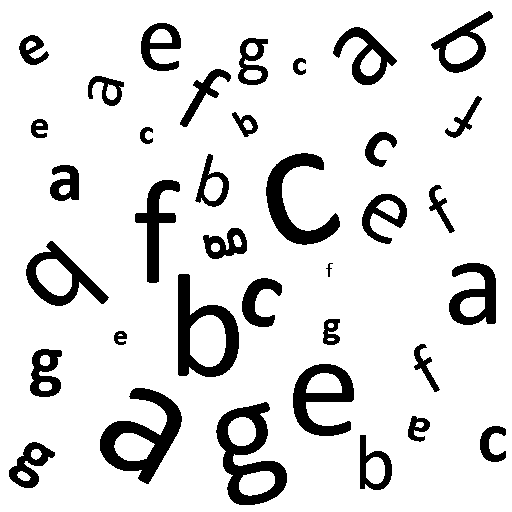
#> input picture data/imagenes/sopa_letras.png, 512 x 512 px, found by its file name
$ python clase_06_02_KNN_letras.py
#> lines starting #> are read from the running program, lines starting #| are printed output that depends on the picture; after the words box and inside, x2 and y2 are one past the last pixel; in counts of white or black regions, pixels touching at a corner belong together
"""
 Universidad Adolfo Ibañez
 Facultad de Ingeniería y Ciencias
 TICS 585 - Reconocimiento de Patrones en imágenes

 Ejemplo completo de extracción y clasificacion con K Vecinos Cercanos

 Características:
    + Dataset: Imagen con Letras
    + Features: Momentos invariantes de Hu + Excentricidad
    +

 Autor:. Miguel Carrasco (17-08-2023)
 rev.1.1
"""

import cv2
import numpy as  np
import pandas as pd
import matplotlib.pyplot as plt
from skimage.measure import label, regionprops
from sklearn import neighbors
from sklearn.metrics import confusion_matrix
from sklearn.metrics import ConfusionMatrixDisplay
from sklearn.model_selection import train_test_split

# Leemos la imagen y la clase
img = cv2.imread('data/imagenes/sopa_letras.png')
#> img is the input picture: shape (512, 512, 3); 86.8% white; 36 black regions, largest, box (x1, y1, x2, y2) and area: (216, 402, 287, 505) 3031, (100, 388, 182, 484) 3013, (178, 274, 239, 377) 2693
clase = pd.read_csv('data/clase_letras.csv')
#> (reads data/clase_letras.csv from the repository)
gray = cv2.cvtColor(img, cv2.COLOR_BGR2GRAY)
bw = (gray< 1)*1
#> bw: shape (512, 512) int64; values 0 (black) and 1 (white), 13.2% white; 36 white regions

# transformamos la imagen en objetos y extraemos las estadísticas por region
regiones = label(bw)
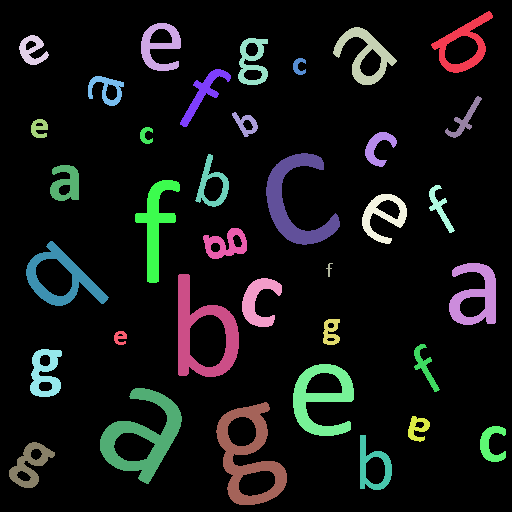
#> regiones: shape (512, 512) int64; 37 distinct labels, from 0 to 36; one colour per label, 0 black
sts = regionprops(label_image=regiones)
#> sts = 36 regions; largest, box (x1, y1, x2, y2) and area: (216, 402, 287, 505) 3031, (100, 388, 182, 484) 3013, (178, 274, 239, 377) 2693, (266, 153, 340, 245) 2397, (293, 364, 354, 436) 2129

plt.figure()
plt.imshow(regiones, cmap='jet')

# extraemos los descriptores
data = []
cont = 1
for region in sts:
    xy= region.centroid
    hu = region.moments_hu
    so = [ region.eccentricity]
    data.append(np.append(hu, so))
    #plt.text(xy[1], xy[0], f'{cont}', bbox=dict(facecolor='white', alpha=0.2))
    cont +=1
#> this loop made 36 passes
#> (xy, so) on passes 1, 2, 3, 4, 5, 8, 9, 10, 11, 13, 14, 15: ((44.28, 463.1), [0.741]), ((46.24, 159.4), [0.56]), ((54.78, 364.9), [0.679]), ((49.94, 31.91), [0.522]), ((61.23, 252), [0.812]), ((88.97, 106.1), [0.672]), ((119.6, 464.2), [0.963]), ((123.6, 245.3), [0.741]), ((128, 38.77), [0.48]), ((147.1, 377.9), [0.772]), ((201.7, 294.8), [0.781]), ((184.4, 211.7), [0.748])
#> (xy, hu, so) on passes 6, 7, 12: ((66, 298.5), [0.292, 0.0103, 0.00252, 0.000852, -1.25e-06, -8.66e-05, 0], [0.718]), ((93.06, 203.2), [0.534, 0.213, 0.0252, 0.00809, 0.000104, 0.0028, -5.12e-05], [0.963]), ((135, 145.5), [0.292, 0.0103, 0.00252, 0.000852, -1.25e-06, -8.66e-05, 0], [0.718])
#> after the loop, cont = 37; data = 36 items


# construimos el dataset
X = np.vstack(data)
y = clase.to_numpy().ravel()
X_train, X_test, y_train, y_test = train_test_split(X,y,test_size=0.50, random_state=42)
#> y_train = 18 values, max 5 at index 12, min 0 at index 3, mean 2.17; y_test = 18 values, max 5 at index 0, min 0 at index 3, mean 2.83

#aplicamos el algoritmo KNN
n_neighbors = 3 #número de vecinos
model = neighbors.KNeighborsClassifier(n_neighbors, weights='distance', algorithm='ball_tree')

# evaluación del modelo
model.fit(X_train, y_train)

# predicción del modelo
y_test_knn = model.predict(X_test)
#> y_test_knn = 18 values, max 5 at index 0, min 0 at index 3, mean 2.5

# matriz de confusión
conf_mat = confusion_matrix(y_test_knn, y_test)
#> conf_mat = [[2, 0, 0, 0, 0, 0], [0, 2, 1, 0, 0, 0], [0, 1, 2, 0, 0, 2], [0, 0, 0, 2, 0, 0], [0, 0, 0, 0, 4, 0], [0, 0, 0, 0, 0, 2]]
print(conf_mat)
#| [[2 0 0 0 0 0]
#|  [0 2 1 0 0 0]
#|  [0 1 2 0 0 2]
#|  [0 0 0 2 0 0]
#|  [0 0 0 0 4 0]
#|  [0 0 0 0 0 2]]
disp = ConfusionMatrixDisplay(confusion_matrix=conf_mat, display_labels=['a', 'b', 'c', 'e', 'f', 'g'])
disp.plot()
plt.show()
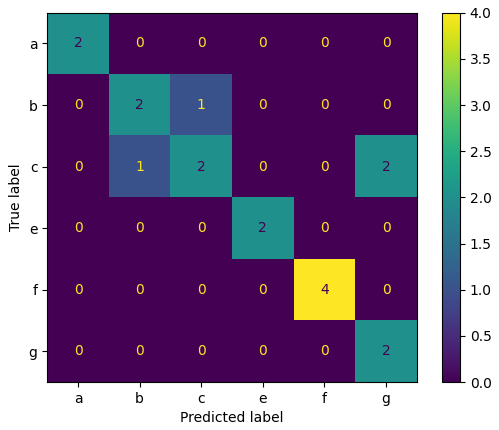
#> figure drawn by matplotlib, 2 panels
